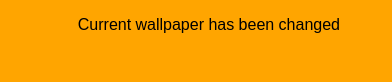
<?xml version="1.0" encoding="UTF-8"?>
<ui version="4.0">
 <class>Notification</class>
 <widget class="QDialog" name="Notification">
  <property name="geometry">
   <rect>
    <x>0</x>
    <y>0</y>
    <width>392</width>
    <height>82</height>
   </rect>
  </property>
  <property name="minimumSize">
   <size>
    <width>392</width>
    <height>82</height>
   </size>
  </property>
  <property name="windowTitle">
   <string notr="true">Notification</string>
  </property>
  <property name="styleSheet">
   <string notr="true">background-color:orange</string>
  </property>
  <layout class="QHBoxLayout" name="horizontalLayout">
   <property name="leftMargin">
    <number>9</number>
   </property>
   <property name="rightMargin">
    <number>9</number>
   </property>
   <item>
    <layout class="QGridLayout" name="gridLayout">
     <property name="spacing">
      <number>0</number>
     </property>
     <item row="0" column="0">
      <spacer name="verticalSpacer">
       <property name="orientation">
        <enum>Qt::Vertical</enum>
       </property>
       <property name="sizeHint" stdset="0">
        <size>
         <width>20</width>
         <height>40</height>
        </size>
       </property>
      </spacer>
     </item>
     <item row="1" column="0">
      <widget class="QLabel" name="image">
       <property name="maximumSize">
        <size>
         <width>106</width>
         <height>60</height>
        </size>
       </property>
       <property name="text">
        <string/>
       </property>
       <property name="pixmap">
        <pixmap>:/images/tempbig.jpg</pixmap>
       </property>
       <property name="scaledContents">
        <bool>true</bool>
       </property>
      </widget>
     </item>
     <item row="2" column="0">
      <spacer name="verticalSpacer_2">
       <property name="orientation">
        <enum>Qt::Vertical</enum>
       </property>
       <property name="sizeHint" stdset="0">
        <size>
         <width>20</width>
         <height>40</height>
        </size>
       </property>
      </spacer>
     </item>
    </layout>
   </item>
   <item>
    <layout class="QVBoxLayout" name="verticalLayout">
     <item>
      <spacer name="verticalSpacer_3">
       <property name="orientation">
        <enum>Qt::Vertical</enum>
       </property>
       <property name="sizeHint" stdset="0">
        <size>
         <width>20</width>
         <height>40</height>
        </size>
       </property>
      </spacer>
     </item>
     <item>
      <widget class="QTextEdit" name="message">
       <property name="font">
        <font>
         <pointsize>12</pointsize>
        </font>
       </property>
       <property name="frameShape">
        <enum>QFrame::NoFrame</enum>
       </property>
       <property name="verticalScrollBarPolicy">
        <enum>Qt::ScrollBarAlwaysOff</enum>
       </property>
       <property name="horizontalScrollBarPolicy">
        <enum>Qt::ScrollBarAlwaysOff</enum>
       </property>
       <property name="readOnly">
        <bool>true</bool>
       </property>
       <property name="html">
        <string>&lt;!DOCTYPE HTML PUBLIC &quot;-//W3C//DTD HTML 4.0//EN&quot; &quot;http://www.w3.org/TR/REC-html40/strict.dtd&quot;&gt;
&lt;html&gt;&lt;head&gt;&lt;meta name=&quot;qrichtext&quot; content=&quot;1&quot; /&gt;&lt;style type=&quot;text/css&quot;&gt;
p, li { white-space: pre-wrap; }
&lt;/style&gt;&lt;/head&gt;&lt;body style=&quot; font-family:'MS Shell Dlg 2'; font-size:12pt; font-weight:400; font-style:normal;&quot;&gt;
&lt;p align=&quot;center&quot; style=&quot; margin-top:0px; margin-bottom:0px; margin-left:0px; margin-right:0px; -qt-block-indent:0; text-indent:0px;&quot;&gt;Current wallpaper has been changed&lt;/p&gt;&lt;/body&gt;&lt;/html&gt;</string>
       </property>
       <property name="textInteractionFlags">
        <set>Qt::NoTextInteraction</set>
       </property>
      </widget>
     </item>
     <item>
      <spacer name="verticalSpacer_4">
       <property name="orientation">
        <enum>Qt::Vertical</enum>
       </property>
       <property name="sizeHint" stdset="0">
        <size>
         <width>20</width>
         <height>40</height>
        </size>
       </property>
      </spacer>
     </item>
    </layout>
   </item>
  </layout>
 </widget>
 <resources/>
 <connections/>
</ui>
